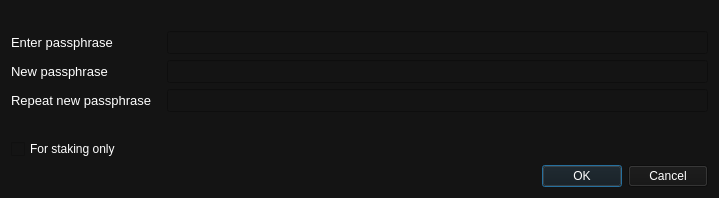
<?xml version="1.0" encoding="UTF-8"?>
<ui version="4.0">
 <class>AskPassphraseDialog</class>
 <widget class="QDialog" name="AskPassphraseDialog">
  <property name="geometry">
   <rect>
    <x>0</x>
    <y>0</y>
    <width>719</width>
    <height>198</height>
   </rect>
  </property>
  <property name="sizePolicy">
   <sizepolicy hsizetype="Preferred" vsizetype="Minimum">
    <horstretch>0</horstretch>
    <verstretch>0</verstretch>
   </sizepolicy>
  </property>
  <property name="minimumSize">
   <size>
    <width>550</width>
    <height>0</height>
   </size>
  </property>
  <property name="windowTitle">
   <string>Passphrase Dialog</string>
  </property>
  <property name="styleSheet">
   <string notr="true">background-color: rgb(20, 20, 20);
color: rgb(255, 255, 255);
</string>
  </property>
  <layout class="QVBoxLayout" name="verticalLayout">
   <item>
    <widget class="QLabel" name="warningLabel">
     <property name="textFormat">
      <enum>Qt::RichText</enum>
     </property>
     <property name="wordWrap">
      <bool>true</bool>
     </property>
    </widget>
   </item>
   <item>
    <layout class="QFormLayout" name="formLayout">
     <property name="fieldGrowthPolicy">
      <enum>QFormLayout::AllNonFixedFieldsGrow</enum>
     </property>
     <item row="0" column="0">
      <widget class="QLabel" name="passLabel1">
       <property name="minimumSize">
        <size>
         <width>150</width>
         <height>0</height>
        </size>
       </property>
       <property name="font">
        <font>
         <pointsize>10</pointsize>
        </font>
       </property>
       <property name="text">
        <string>Enter passphrase</string>
       </property>
      </widget>
     </item>
     <item row="0" column="1">
      <widget class="QLineEdit" name="passEdit1">
       <property name="font">
        <font>
         <pointsize>10</pointsize>
        </font>
       </property>
       <property name="echoMode">
        <enum>QLineEdit::Password</enum>
       </property>
      </widget>
     </item>
     <item row="1" column="0">
      <widget class="QLabel" name="passLabel2">
       <property name="minimumSize">
        <size>
         <width>150</width>
         <height>0</height>
        </size>
       </property>
       <property name="font">
        <font>
         <pointsize>10</pointsize>
        </font>
       </property>
       <property name="text">
        <string>New passphrase</string>
       </property>
      </widget>
     </item>
     <item row="1" column="1">
      <widget class="QLineEdit" name="passEdit2">
       <property name="font">
        <font>
         <pointsize>10</pointsize>
        </font>
       </property>
       <property name="echoMode">
        <enum>QLineEdit::Password</enum>
       </property>
      </widget>
     </item>
     <item row="2" column="0">
      <widget class="QLabel" name="passLabel3">
       <property name="minimumSize">
        <size>
         <width>150</width>
         <height>0</height>
        </size>
       </property>
       <property name="font">
        <font>
         <pointsize>10</pointsize>
        </font>
       </property>
       <property name="text">
        <string>Repeat new passphrase</string>
       </property>
      </widget>
     </item>
     <item row="2" column="1">
      <widget class="QLineEdit" name="passEdit3">
       <property name="maximumSize">
        <size>
         <width>16777215</width>
         <height>16777215</height>
        </size>
       </property>
       <property name="font">
        <font>
         <pointsize>10</pointsize>
        </font>
       </property>
       <property name="echoMode">
        <enum>QLineEdit::Password</enum>
       </property>
       <property name="alignment">
        <set>Qt::AlignLeading|Qt::AlignLeft|Qt::AlignVCenter</set>
       </property>
      </widget>
     </item>
     <item row="3" column="1">
      <widget class="QLabel" name="capsLabel">
       <property name="font">
        <font>
         <pointsize>10</pointsize>
         <weight>75</weight>
         <bold>true</bold>
        </font>
       </property>
       <property name="text">
        <string/>
       </property>
       <property name="alignment">
        <set>Qt::AlignCenter</set>
       </property>
      </widget>
     </item>
     <item row="4" column="0">
      <widget class="QCheckBox" name="stakingCheckBox">
       <property name="enabled">
        <bool>true</bool>
       </property>
       <property name="visible">
        <bool>false</bool>
       </property>
       <property name="toolTip">
        <string>Serves to disable the trivial sendmoney when OS account compromised. Provides no real security.</string>
       </property>
       <property name="text">
        <string>For staking only</string>
       </property>
      </widget>
     </item>
    </layout>
   </item>
   <item>
    <widget class="QDialogButtonBox" name="buttonBox">
     <property name="font">
      <font>
       <pointsize>10</pointsize>
      </font>
     </property>
     <property name="orientation">
      <enum>Qt::Horizontal</enum>
     </property>
     <property name="standardButtons">
      <set>QDialogButtonBox::Cancel|QDialogButtonBox::Ok</set>
     </property>
    </widget>
   </item>
  </layout>
 </widget>
 <resources/>
 <connections>
  <connection>
   <sender>buttonBox</sender>
   <signal>accepted()</signal>
   <receiver>AskPassphraseDialog</receiver>
   <slot>accept()</slot>
   <hints>
    <hint type="sourcelabel">
     <x>248</x>
     <y>254</y>
    </hint>
    <hint type="destinationlabel">
     <x>157</x>
     <y>274</y>
    </hint>
   </hints>
  </connection>
  <connection>
   <sender>buttonBox</sender>
   <signal>rejected()</signal>
   <receiver>AskPassphraseDialog</receiver>
   <slot>reject()</slot>
   <hints>
    <hint type="sourcelabel">
     <x>316</x>
     <y>260</y>
    </hint>
    <hint type="destinationlabel">
     <x>286</x>
     <y>274</y>
    </hint>
   </hints>
  </connection>
 </connections>
</ui>
